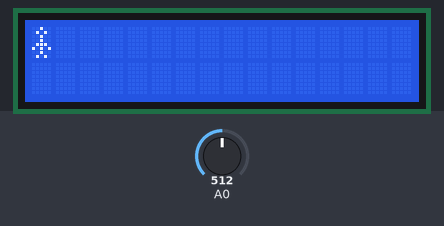
Simulated run of this sketch. Board: Arduino Uno, built with avr-gcc and run on an emulated ATmega328P. Shown: 16×2 character LCD. Inputs (shaded band) come from the test bench; at power-on: A0 = 512.

Above: at 0.1 s.
At 2.5 s:
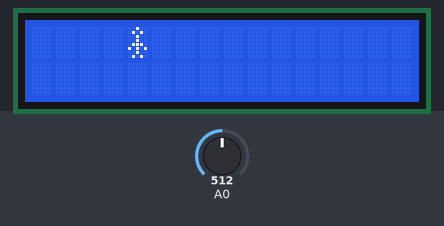
At 4.9 s:
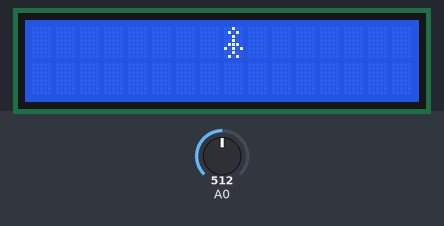
At 9.7 s:
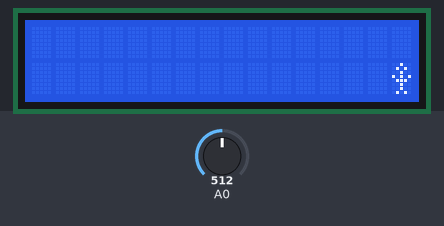
At 14.5 s:
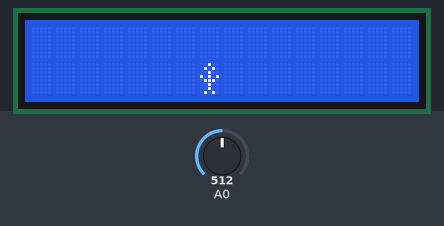
At 19.9 s:
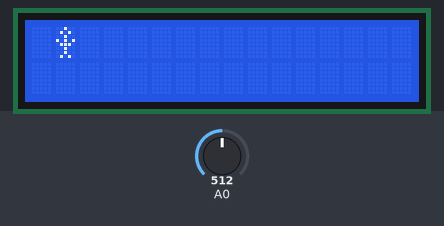

The sketch:

LCD.ino
```cpp
#include <LiquidCrystal.h>


LiquidCrystal lcd(12,11,5,4,3,2);

byte heart[8] = {
  0b00000,
  0b01010,
  0b11111,
  0b11111,
  0b11111,
  0b01110,
  0b00100,
  0b00000
};

byte smiley[8] = {
  0b00000,
  0b00000,
  0b01010,
  0b00000,
  0b00000,
  0b10001,
  0b01110,
  0b00000
};

byte frownie[8] = {
  0b00000,
  0b00000,
  0b01010,
  0b00000,
  0b00000,
  0b00000,
  0b01110,
  0b10001
};

byte armsDown[8] = {
  0b00100,
  0b01010,
  0b00100,
  0b00100,
  0b01110,
  0b10101,
  0b00100,
  0b01010
};

byte armsUp[8] = {
  0b00100,
  0b01010,
  0b00100,
  0b10101,
  0b01110,
  0b00100,
  0b00100,
  0b01010
};

void setup() {
  // put your setup code here, to run once:
  lcd.begin(16,2);
  lcd.createChar(0, heart);

  lcd.createChar(1, smiley);

  lcd.createChar(2, frownie);

  lcd.createChar(3, armsDown);

  lcd.createChar(4, armsUp);

 }

void loop() {

  int sensorReading = analogRead(A0);

  int delayTime = map(sensorReading, 0, 1023, 200, 1000);

  for(int j=0;j<16;j++)
  {
    if (j > 0) {
      lcd.setCursor(j - 1, 0);
      lcd.write(' ');
    }
    if(j%2==0)
    {
      lcd.setCursor(j, 0);
    lcd.write(3);
    delay(delayTime);
    }else{
       lcd.setCursor(j, 0);
    lcd.write(4);
    delay(delayTime);
    }


  }

  lcd.setCursor(15, 0);
  lcd.write(' ');


  for(int j=15;j>=0;j--)
  {
    if (j >= 0) {
      lcd.setCursor(j + 1, 1);
      lcd.write(' ');
    }

   if(j%2==0)
    {
      lcd.setCursor(j, 1);
    lcd.write(3);
    delay(delayTime);
    }else{
       lcd.setCursor(j, 1);
    lcd.write(4);
    delay(delayTime);
    }
  }
   lcd.setCursor(0, 1);
  lcd.write(' ');
}
```

Measured:
- by itself, everything shown: repeats every 19.2 s, in 33 steps
- what the display in image 1 shows lasts 0.6 s, from 2.5 s to 3.1 s
